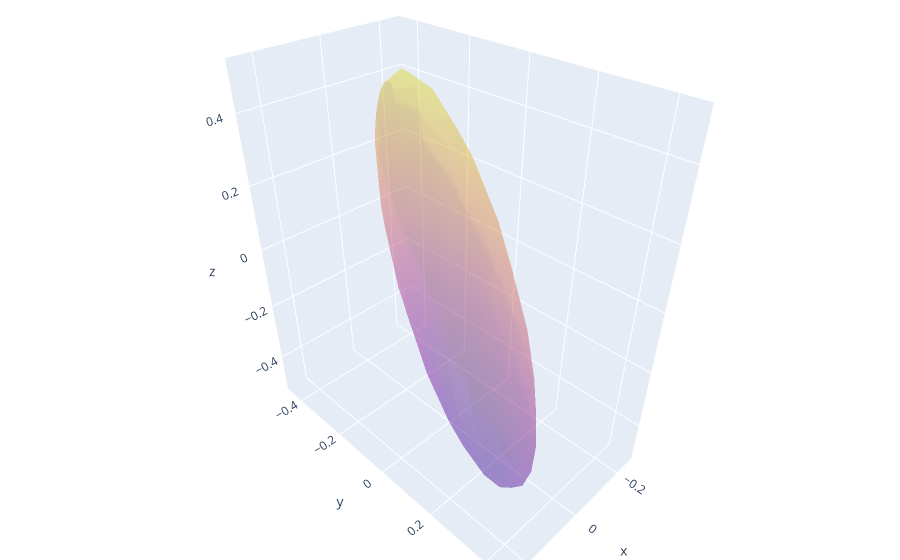

Source (notebook cell):
### Code cell
layout = go.Layout(
    margin=dict(
        l=0,
        r=0,
        b=0,
        t=0
    )
)

fig = go.Figure(data=[],layout=layout)


fig.add_trace(go.Surface(x=X_surfaceT, y=Y_surfaceT, z=Z_surfaceT, opacity=0.25, showlegend=False, showscale=False))

fig.show()

### Figure 1 — Plotly figure (JSON) as saved in the notebook; plotly's stock layout.template omitted (floating-point values rounded to 4 significant figures; data arrays with more than 128 entries replaced by an {"elided": "..."} marker saying what was removed)
{"data": [{"opacity": 0.25, "showlegend": false, "showscale": false, "type": "surface", "x": {"elided": "20x10 float values"}, "y": {"elided": "20x10 float values"}, "z": {"elided": "20x10 float values"}}], "layout": {"autosize": true, "margin": {"b": 0, "l": 0, "r": 0, "t": 0}, "scene": {"aspectmode": "auto", "aspectratio": {"x": 0.6627, "y": 1.156, "z": 1.305}}}}
